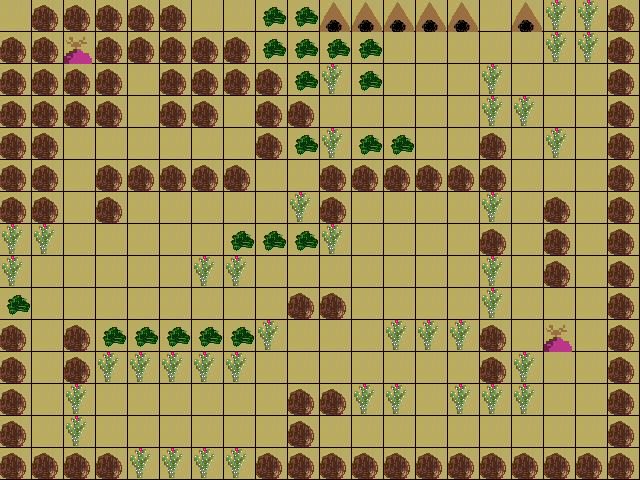

This game map was drawn from its Tiled (.tmx) file and the tilesets committed beside it. A one-line description and the full map source follow:
An orthogonal 20x15 tile map with 32x32 px tiles, 2 tile layers (Background, Obstacles) and 15 objects (5x NPC, 4x Mushroom, 4x Flower, SpawnPlayer, Cave).

<map version="1.10" tiledversion="1.11.2" orientation="orthogonal" renderorder="right-down" width="20" height="15" tilewidth="32" tileheight="32" infinite="0" nextlayerid="6" nextobjectid="24">
 <editorsettings>
  <export target="../public/assets/maps/map-level-02.json" format="json" />
 </editorsettings>
 <tileset firstgid="1" source="tileset.tsx" />
 <layer id="1" name="Background" width="20" height="15">
  <data encoding="csv">
1,1,1,1,1,1,1,1,1,1,1,1,1,1,1,1,1,1,1,1,
1,1,1,1,1,1,1,1,1,1,1,1,1,1,1,1,1,1,1,1,
1,1,1,1,1,1,1,1,1,1,1,1,1,1,1,1,1,1,1,1,
1,1,1,1,1,1,1,1,1,1,1,1,1,1,1,1,1,1,1,1,
1,1,1,1,1,1,1,1,1,1,1,1,1,1,1,1,1,1,1,1,
1,1,1,1,1,1,1,1,1,1,1,1,1,1,1,1,1,1,1,1,
1,1,1,1,1,1,1,1,1,1,1,1,1,1,1,1,1,1,1,1,
1,1,1,1,1,1,1,1,1,1,1,1,1,1,1,1,1,1,1,1,
1,1,1,1,1,1,1,1,1,1,1,1,1,1,1,1,1,1,1,1,
1,1,1,1,1,1,1,1,1,1,1,1,1,1,1,1,1,1,1,1,
1,1,1,1,1,1,1,1,1,1,1,1,1,1,1,1,1,1,1,1,
1,1,1,1,1,1,1,1,1,1,1,1,1,1,1,1,1,1,1,1,
1,1,1,1,1,1,1,1,1,1,1,1,1,1,1,1,1,1,1,1,
1,1,1,1,1,1,1,1,1,1,1,1,1,1,1,1,1,1,1,1,
1,1,1,1,1,1,1,1,1,1,1,1,1,1,1,1,1,1,1,1
</data>
 </layer>
 <layer id="2" name="Obstacles" width="20" height="15">
  <data encoding="csv">
0,2,2,2,2,2,0,0,5,5,8,8,8,8,8,0,8,6,6,2,
2,2,7,2,2,2,2,2,5,5,5,5,0,0,0,0,0,6,6,2,
2,2,2,2,1,2,2,2,2,5,6,5,0,0,0,6,1,1,1,2,
2,2,2,2,1,2,2,1,2,2,1,1,1,0,0,6,6,1,1,2,
2,2,1,1,1,1,1,1,2,5,6,5,5,0,0,2,1,6,1,2,
2,2,1,2,2,2,2,2,1,1,2,2,2,2,2,2,1,1,0,2,
2,2,1,2,1,1,1,1,1,6,2,0,0,0,0,6,1,2,1,2,
6,6,1,1,1,1,0,5,5,5,6,0,0,0,0,2,1,2,1,2,
6,0,0,0,0,1,6,6,1,1,1,0,0,0,0,6,1,2,1,2,
5,0,0,0,0,0,0,0,1,2,2,1,1,1,1,6,1,1,1,2,
2,0,2,5,5,5,5,5,6,1,1,1,6,6,6,2,1,7,0,2,
2,0,2,6,6,6,6,6,1,1,1,1,1,1,1,2,6,0,0,2,
2,0,6,0,0,0,0,0,0,2,2,6,6,1,6,6,6,0,0,2,
2,0,6,0,0,0,0,0,0,2,0,0,0,0,1,0,0,0,0,2,
2,2,2,2,6,6,6,6,2,2,2,2,2,2,2,2,2,2,2,2
</data>
 </layer>
 <objectgroup id="3" name="SpawnPoints">
  <object id="12" name="SpawnPlayer" x="48" y="416" />
  <object id="15" name="NPC" x="428.5" y="113.5" width="26" height="25" />
  <object id="16" name="NPC" x="559.333" y="398" width="28" height="28" />
  <object id="20" name="NPC" x="391.667" y="252.167" width="26" height="25" />
  <object id="21" name="NPC" x="179.667" y="215.5" width="26" height="25" />
  <object id="23" name="NPC" x="564" y="90" width="28" height="28" />
 </objectgroup>
 <objectgroup id="4" name="Items">
  <object id="2" name="Mushroom" gid="3" x="378" y="319.333" width="32" height="32">
   <properties>
    <property name="damageHp" type="int" value="10" />
   </properties>
  </object>
  <object id="3" name="Mushroom" gid="3" x="480" y="447.333" width="32" height="32">
   <properties>
    <property name="damageHp" type="int" value="10" />
   </properties>
  </object>
  <object id="4" name="Mushroom" gid="3" x="318" y="286.667" width="32" height="32">
   <properties>
    <property name="damageHp" type="int" value="10" />
   </properties>
  </object>
  <object id="5" name="Mushroom" gid="3" x="128" y="288" width="32" height="32">
   <properties>
    <property name="damageHp" type="int" value="10" />
   </properties>
  </object>
  <object id="6" name="Flower" gid="4" x="384" y="96" width="32" height="32">
   <properties>
    <property name="restoreHp" type="int" value="30" />
   </properties>
  </object>
  <object id="9" name="Flower" gid="4" x="352" y="224" width="32" height="32">
   <properties>
    <property name="restoreHp" type="int" value="30" />
   </properties>
  </object>
  <object id="11" name="Flower" gid="4" x="32" y="288" width="32" height="32">
   <properties>
    <property name="restoreHp" type="int" value="30" />
   </properties>
  </object>
  <object id="14" name="Flower" gid="4" x="359" y="448" width="32" height="32">
   <properties>
    <property name="restoreHp" type="int" value="30" />
   </properties>
  </object>
 </objectgroup>
 <objectgroup id="5" name="Doors">
  <object id="1" name="Cave" gid="7" x="480" y="32" width="32" height="32">
   <properties>
    <property name="goToWorld" value="level-03" />
    <property name="needKey" value="level-03" />
   </properties>
  </object>
 </objectgroup>
</map>
